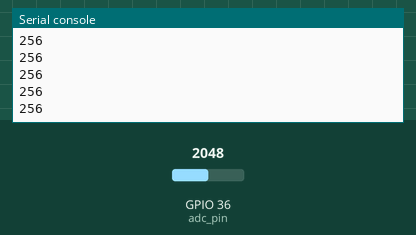
Recording of a program running on a simulated ESP32 board running MicroPython. Shown: the last lines printed to the serial console. The inputs (shaded band) are chosen by the test bench; at power-on: GPIO 36 (adc_pin) = 2048 (analog values on the 0–4095 scale).

Above: at 1.2 s.
1.3 s: GPIO 36 (adc_pin) set to 2866
At 1.31 s:
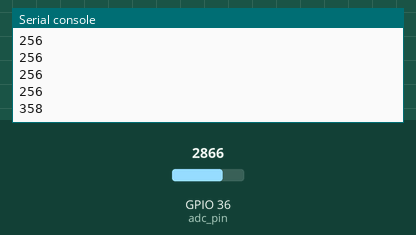
2.8 s: GPIO 36 (adc_pin) set to 3603
At 2.81 s:
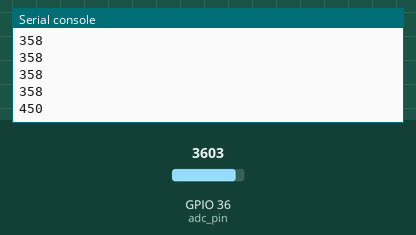
Timing chart, 0 to 5.8 s (numbered marks = the images above; inputs shaded):
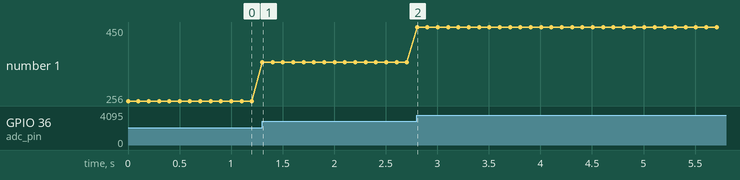

The program:

LAB02.py
```python
import time
from machine import Pin, ADC


adc_pin = Pin(36)         # 36是ESP32的VP腳位
adc = ADC(adc_pin)        # 設定36為輸入腳位
adc.width(ADC.WIDTH_9BIT) # 設定分辨率位元數(解析度)
adc.atten(ADC.ATTN_11DB)  # 設定最大電壓

while True:
    gsr = adc.read()
    print(gsr)
    time.sleep(0.1)
    
```

Measured:
- after the input at 1.3 s, the serial console: prints a new line at once (image 1)
- after the input at 2.8 s, the serial console: prints a new line at once (image 2)
- plotted number 1: 256 → 358 after the input at 1.3 s, 358 → 450 after the input at 2.8 s
